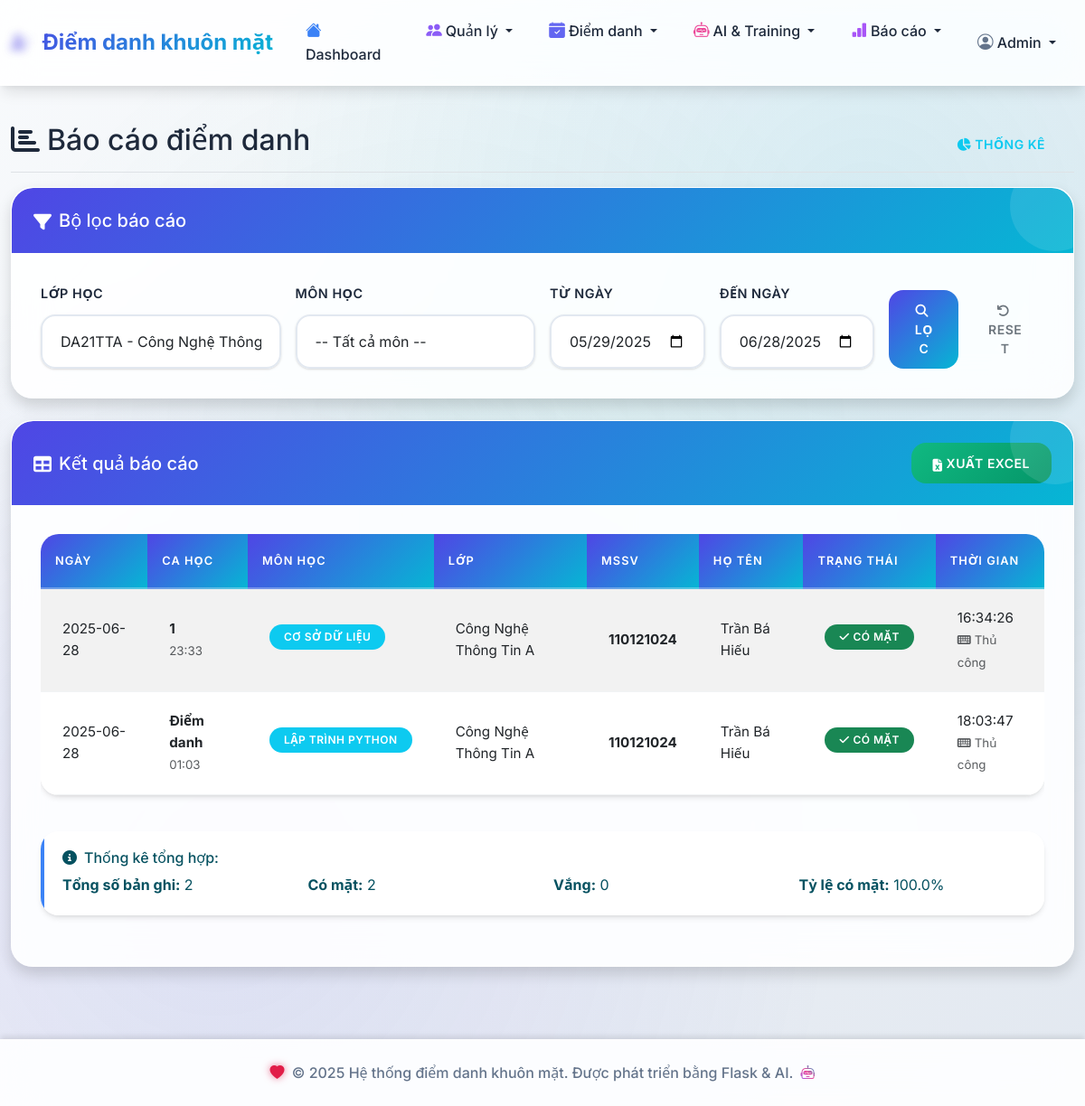
The page /reports/attendance?class_id=1 on the database its author committed.
### tables this page shows
CREATE TABLE attendance_records (
            id INTEGER PRIMARY KEY AUTOINCREMENT,
            session_id INTEGER NOT NULL,
            student_id INTEGER NOT NULL,
            attendance_time TIMESTAMP DEFAULT CURRENT_TIMESTAMP,
            status TEXT DEFAULT 'present',
            method TEXT DEFAULT 'face_recognition',
            confidence REAL,
            FOREIGN KEY (session_id) REFERENCES attendance_sessions (id),
            FOREIGN KEY (student_id) REFERENCES students (id),
            UNIQUE(session_id, student_id)
        );

CREATE TABLE attendance_sessions (
            id INTEGER PRIMARY KEY AUTOINCREMENT,
            session_name TEXT NOT NULL,
            subject_id INTEGER NOT NULL,
            class_id INTEGER NOT NULL,
            session_date DATE NOT NULL,
            start_time TIME NOT NULL,
            end_time TIME,
            status TEXT DEFAULT 'active',
            created_at TIMESTAMP DEFAULT CURRENT_TIMESTAMP, port INTEGER,
            FOREIGN KEY (subject_id) REFERENCES subjects (id),
            FOREIGN KEY (class_id) REFERENCES classes (id)
        );

CREATE TABLE subjects (
            id INTEGER PRIMARY KEY AUTOINCREMENT,
            subject_code TEXT UNIQUE NOT NULL,
            subject_name TEXT NOT NULL,
            description TEXT,
            created_at TIMESTAMP DEFAULT CURRENT_TIMESTAMP
        );

CREATE TABLE classes (
            id INTEGER PRIMARY KEY AUTOINCREMENT,
            class_code TEXT UNIQUE NOT NULL,
            class_name TEXT NOT NULL,
            description TEXT,
            created_at TIMESTAMP DEFAULT CURRENT_TIMESTAMP
        );

CREATE TABLE students (
            id INTEGER PRIMARY KEY AUTOINCREMENT,
            student_id TEXT UNIQUE NOT NULL,
            full_name TEXT NOT NULL,
            class_id INTEGER NOT NULL,
            photo_path TEXT,
            face_encoding TEXT,
            created_at TIMESTAMP DEFAULT CURRENT_TIMESTAMP,
            FOREIGN KEY (class_id) REFERENCES classes (id)
        );

### routes/reports.py (the view)
@reports_bp.route('/attendance')
def attendance_report():
    conn = get_db_connection()
    classes = conn.execute('SELECT id, class_code, class_name FROM classes ORDER BY class_name').fetchall()
    subjects = conn.execute('SELECT id, subject_code, subject_name FROM subjects ORDER BY subject_name').fetchall()
    class_id = request.args.get('class_id', type=int)
    subject_id = request.args.get('subject_id', type=int)
    start_date = request.args.get('start_date')
    end_date = request.args.get('end_date')
    query = '''
        SELECT ast.session_date, ast.session_name, ast.start_time,
               s.subject_name, c.class_name,
               st.student_id, st.full_name,
               ar.attendance_time, ar.status, ar.method,
               CASE WHEN ar.id IS NULL THEN 'absent' ELSE ar.status END as final_status
        FROM attendance_sessions ast
        JOIN subjects s ON ast.subject_id = s.id
        JOIN classes c ON ast.class_id = c.id
        JOIN students st ON st.class_id = c.id
        LEFT JOIN attendance_records ar ON ar.session_id = ast.id AND ar.student_id = st.id
        WHERE 1=1
    '''
    params = []
    if class_id:
        query += ' AND c.id = ?'
        params.append(class_id)
    if subject_id:
        query += ' AND s.id = ?'
        params.append(subject_id)
    if start_date:
        query += ' AND ast.session_date >= ?'
        params.append(start_date)
    if end_date:
        query += ' AND ast.session_date <= ?'
        params.append(end_date)
    query += ' ORDER BY ast.session_date DESC, ast.start_time DESC, st.full_name'
    records = conn.execute(query, params).fetchall()
    conn.close()
    return render_template('reports/attendance.html',
                         records=records,
                         classes=classes,
                         subjects=subjects,
                         filters={
                             'class_id': class_id,
                             'subject_id': subject_id,
                             'start_date': start_date,
                             'end_date': end_date
                         })

### models/database.py (called while the page is built)
def get_db_connection():
    conn = sqlite3.connect(DATABASE_PATH)
    conn.row_factory = sqlite3.Row
    return conn

### templates/reports/attendance.html (shortened to what this page needs)
{% extends "base.html" %}
{% block content %}
<div class="d-flex justify-content-between flex-wrap flex-md-nowrap align-items-center pt-3 pb-2 mb-3 border-bottom">
    <h1 class="h2"><i class="fas fa-chart-bar me-2"></i>Báo cáo điểm danh</h1>
    <div class="btn-toolbar mb-2 mb-md-0">
        <div class="btn-group me-2">
            <a href="{{ url_for('reports.statistics') }}" class="btn btn-outline-info">
                <i class="fas fa-chart-pie me-1"></i>Thống kê
            </a>
        </div>
    </div>
</div>
<div class="card shadow mb-4">
    <div class="card-header">
        <h5 class="mb-0">
            <i class="fas fa-filter me-2"></i>Bộ lọc báo cáo
        </h5>
    </div>
    <div class="card-body">
        <form method="GET" class="row g-3">
            <div class="col-md-3">
                <label for="class_id" class="form-label">Lớp học</label>
                <select class="form-select" id="class_id" name="class_id">
                    {% for class in classes %}
                    <option value="{{ class.id }}" {% if filters.class_id == class.id %}selected{% endif %}>
                        {{ class.class_code }} - {{ class.class_name }}
                    </option>
                    {% endfor %}
                </select>
            </div>
            <div class="col-md-3">
                <label for="subject_id" class="form-label">Môn học</label>
                <select class="form-select" id="subject_id" name="subject_id">
                    <option value="">-- Tất cả môn --</option>
                </select>
            </div>
            <div class="col-md-2">
                <label for="start_date" class="form-label">Từ ngày</label>
                <input type="date" class="form-control" id="start_date" name="start_date"
                       value="{{ filters.start_date or '' }}">
            </div>
            <div class="col-md-2">
                <label for="end_date" class="form-label">Đến ngày</label>
                <input type="date" class="form-control" id="end_date" name="end_date"
                       value="{{ filters.end_date or '' }}">
            </div>
            <div class="col-md-2 d-flex align-items-end">
                <button type="submit" class="btn btn-primary me-2">
                    <i class="fas fa-search me-1"></i>Lọc
                </button>
                <a href="{{ url_for('reports.attendance_report') }}" class="btn btn-outline-secondary">
                    <i class="fas fa-undo me-1"></i>Reset
                </a>
            </div>
        </form>
    </div>
</div>
<div class="card shadow">
    <div class="card-header d-flex justify-content-between align-items-center">
        <h5 class="mb-0">
            <i class="fas fa-table me-2"></i>Kết quả báo cáo
        </h5>
        {% if records %}
        <a href="{{ url_for('reports.export_excel', **filters) }}" class="btn btn-success">
            <i class="fas fa-file-excel me-1"></i>Xuất Excel
        </a>
        {% endif %}
    </div>
    <div class="card-body">
        {% if records %}
            <div class="table-responsive">
                <table class="table table-striped table-hover">
                    <thead>
                        <tr>
                            <th>Ngày</th>
                            <th>Ca học</th>
                            <th>Môn học</th>
                            <th>Lớp</th>
                            <th>MSSV</th>
                            <th>Họ tên</th>
                            <th>Trạng thái</th>
                            <th>Thời gian</th>
                        </tr>
                    </thead>
                    <tbody>
                        {% for record in records %}
                        <tr>
                            <td>{{ record.session_date }}</td>
                            <td>
                                <strong>{{ record.session_name }}</strong>
                                <br><small class="text-muted">{{ record.start_time }}</small>
                            </td>
                            <td>
                                <span class="badge bg-info">{{ record.subject_name }}</span>
                            </td>
                            <td>{{ record.class_name }}</td>
                            <td><strong>{{ record.student_id }}</strong></td>
                            <td>{{ record.full_name }}</td>
                            <td>
                                {% if record.final_status == 'present' %}
                                    <span class="badge bg-success">
                                        <i class="fas fa-check me-1"></i>Có mặt
                                    </span>
                                {% else %}
                                    <span class="badge bg-danger">
                                        <i class="fas fa-times me-1"></i>Vắng
                                    </span>
                                {% endif %}
                            </td>
                            <td>
                                {% if record.attendance_time %}
                                    {{ record.attendance_time.split(' ')[1] if ' ' in record.attendance_time else record.attendance_time }}
                                    {% if record.method %}
                                        <br><small class="text-muted">
                                            {% if record.method == 'face_recognition' %}
                                                <i class="fas fa-camera me-1"></i>Nhận diện
                                            {% else %}
                                                <i class="fas fa-keyboard me-1"></i>Thủ công
                                            {% endif %}
                                        </small>
                                    {% endif %}
                                {% else %}
                                    <span class="text-muted">-</span>
                                {% endif %}
                            </td>
                        </tr>
                        {% endfor %}
                    </tbody>
                </table>
            </div>
            <div class="row mt-4">
                <div class="col-md-12">
                    <div class="alert alert-info">
                        <h6><i class="fas fa-info-circle me-2"></i>Thống kê tổng hợp:</h6>
                        <div class="row">
                            <div class="col-md-3">
                                <strong>Tổng số bản ghi:</strong> {{ records|length }}
                            </div>
                            <div class="col-md-3">
                                <strong>Có mặt:</strong> {{ records|selectattr('final_status', 'equalto', 'present')|list|length }}
                            </div>
                            <div class="col-md-3">
                                <strong>Vắng:</strong> {{ records|selectattr('final_status', 'equalto', 'absent')|list|length }}
                            </div>
                            <div class="col-md-3">
                                <strong>Tỷ lệ có mặt:</strong>
                                {% set present_count = records|selectattr('final_status', 'equalto', 'present')|list|length %}
                                {% set total_count = records|length %}
                                {% if total_count > 0 %}
                                    {{ "%.1f"|format((present_count / total_count * 100)) }}%
                                {% else %}
                                    0%
                                {% endif %}
                            </div>
                        </div>
                    </div>
                </div>
            </div>
        {% else %}
            <div class="text-center py-5">
                <i class="fas fa-search fa-3x text-muted mb-3"></i>
                <h5 class="text-muted">Không tìm thấy dữ liệu</h5>
                <p class="text-muted">Hãy thử điều chỉnh bộ lọc để tìm kiếm dữ liệu phù hợp</p>
            </div>
        {% endif %}
    </div>
</div>
{% endblock %}

### rows shown on the page
attendance_records: session_date "2025-06-28", session_name "1", start_time "23:33", subject_name "CƠ SỞ DỮ LIỆU", class_name "Công Nghệ Thông Tin A", student_id "110121024", full_name "Trần Bá Hiếu", attendance_time "16:34:26", shows "Thủ công"
attendance_records: session_date "2025-06-28", session_name "Điểm danh", start_time "01:03", subject_name "LẬP TRÌNH PYTHON", class_name "Công Nghệ Thông Tin A", student_id "110121024", full_name "Trần Bá Hiếu", attendance_time "18:03:47", shows "Thủ công"

### other values the page prints
{{ records|length }} "2"
{{ records|selectattr('final_status', 'equalto', 'present')|list|length }} "2"
{{ records|selectattr('final_status', 'equalto', 'absent')|list|length }} "0"
{{ "%.1f"|format((present_count / total_count * 100)) }} "100.0"
form field class_id "DA21TTA - Công Nghệ Thông Tin A"
